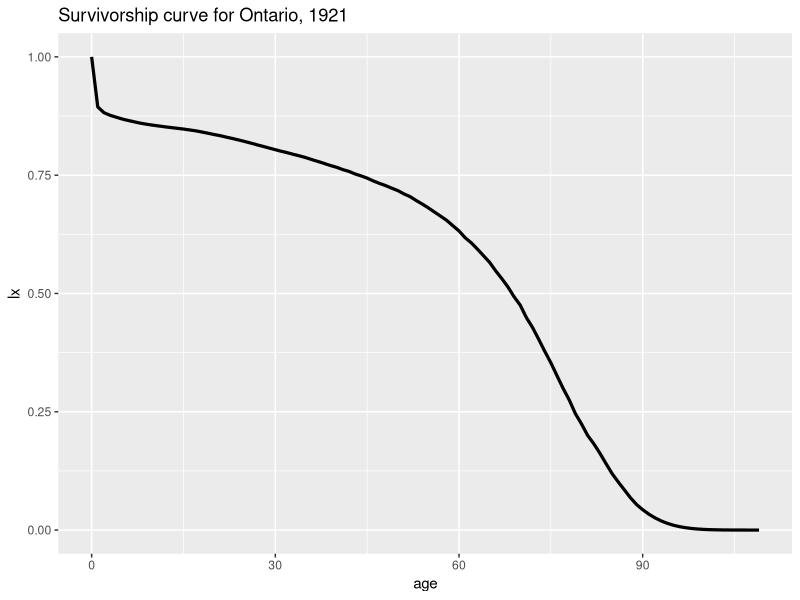
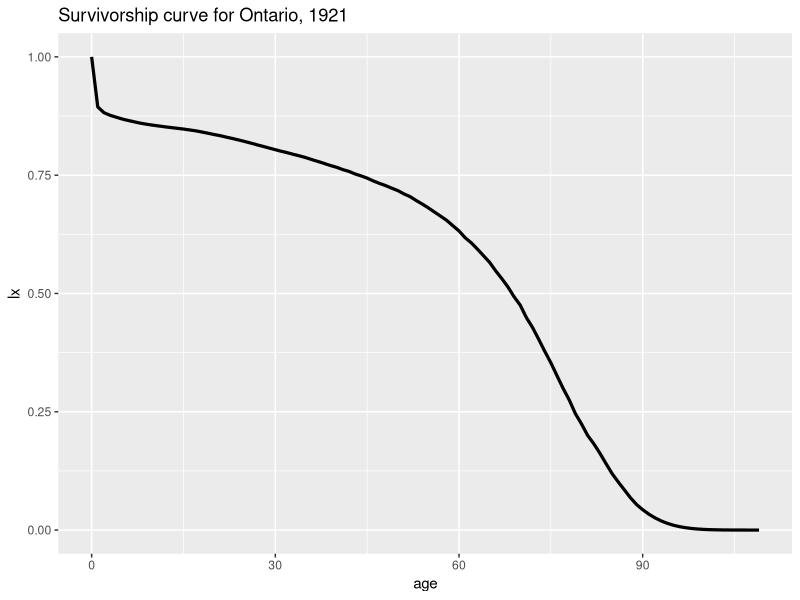

Reproduce these figures in R, in order.
## ---- chunk 1
knitr::opts_chunk$set(echo = TRUE, message = FALSE, warning = FALSE)
## ---- chunk 2
library(tidyverse)
library(here)
## ---- chunk 3
dm <- read_table(here("data", "ON_bltper_1x1.txt"), skip = 2)
head(dm)
## ---- chunk 4
dm %>% 
  filter(Year==1921) %>% 
  select(Age, lx) %>% 
  ggplot(aes(as.numeric(Age), lx/100000)) + geom_line(lwd = 1.1) + 
  ylab("lx") + xlab("age") + 
  ggtitle("Survivorship curve for Ontario, 1921") 
ggsave(here("plots", "ON_lx_1921.pdf"))
